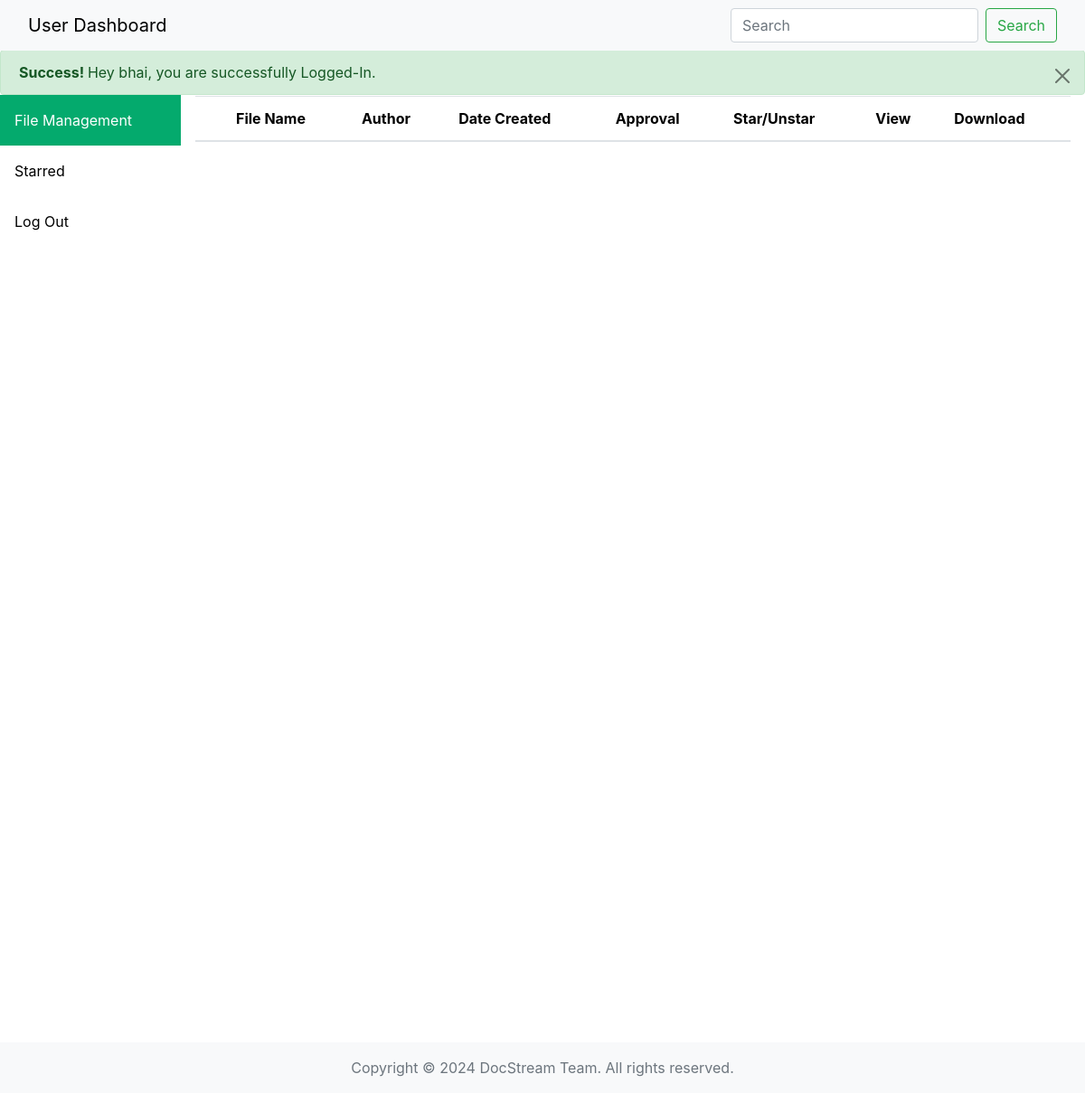
Page /user/user.php (signed in) on the earlier database version.
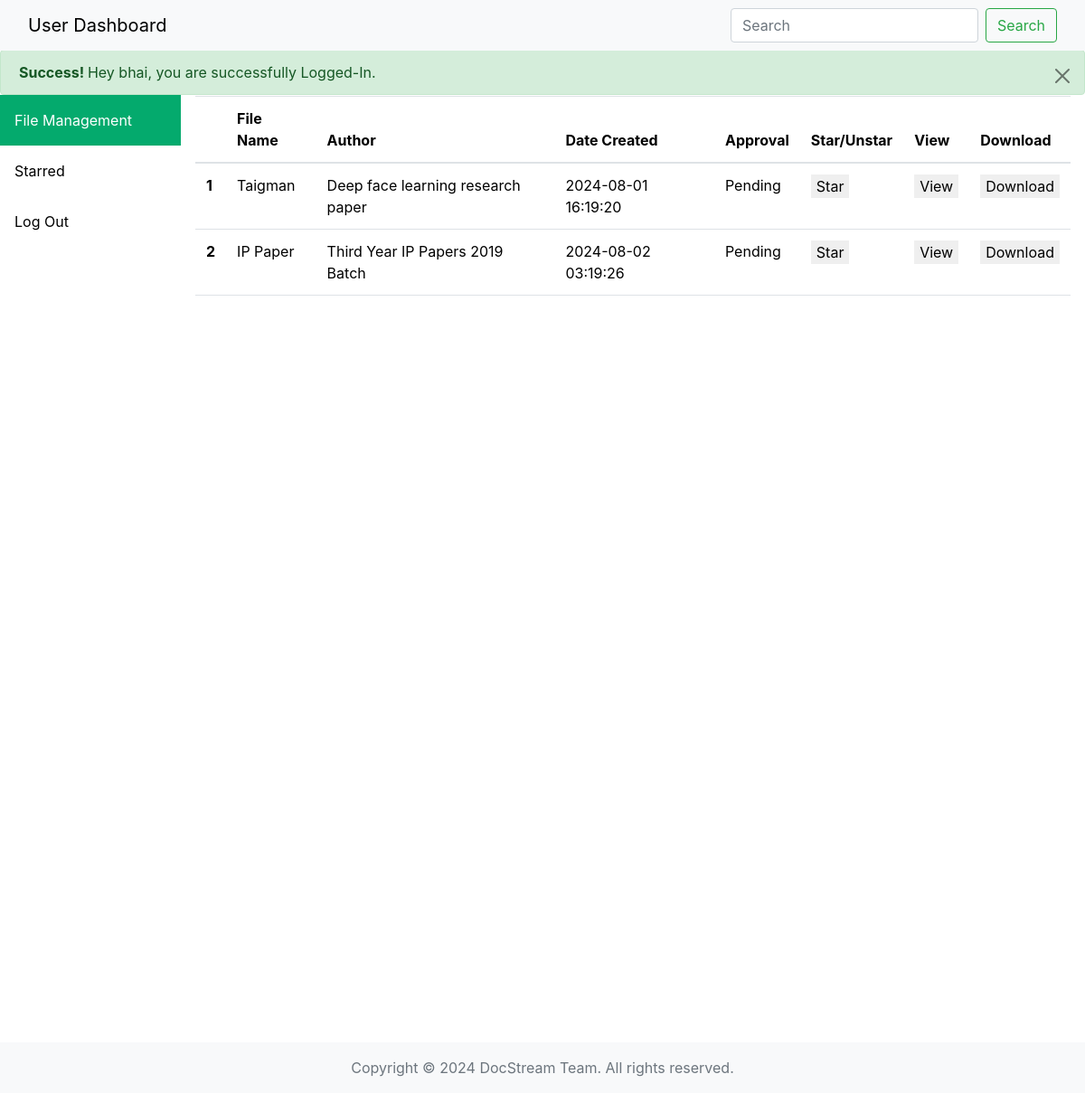
Same page on the later database version.
### tables this page shows
CREATE TABLE `access_control` (
  `access_id` int(11) NOT NULL,
  `user_id` int(11) DEFAULT NULL,
  `document_id` int(11) DEFAULT NULL,
  `access_type` enum('View Only','View and Download') DEFAULT NULL,
  `access_granted_by` int(11) DEFAULT NULL,
  `granted_date` timestamp NOT NULL DEFAULT current_timestamp()
);

CREATE TABLE `documents` (
  `document_id` int(11) NOT NULL,
  `title` varchar(255) NOT NULL,
  `description` text DEFAULT NULL,
  `file_path` varchar(255) NOT NULL,
  `file_type` varchar(50) NOT NULL,
  `upload_date` timestamp NOT NULL DEFAULT current_timestamp(),
  `uploaded_by` int(11) DEFAULT NULL,
  `status` enum('Active','Archived') DEFAULT 'Active'
);

CREATE TABLE `document_approvals` (
  `approval_id` int(11) NOT NULL,
  `document_id` int(11) DEFAULT NULL,
  `approved_by` int(11) DEFAULT NULL,
  `approval_date` timestamp NOT NULL DEFAULT current_timestamp(),
  `status` enum('Pending','Approved','Rejected') NOT NULL DEFAULT 'Pending'
);

### user/user.php (the view, shortened to what this page needs)
<!DOCTYPE html>
<html lang="en">
<head>
    <link rel="stylesheet" href="/DMS/user/user.css">
    <link href="https://cdn.jsdelivr.net/npm/bootstrap@5.3.3/dist/css/bootstrap.min.css" rel="stylesheet"
>
    <link rel="stylesheet" href="https://stackpath.bootstrapcdn.com/bootstrap/4.4.1/css/bootstrap.min.css">
    <link rel="stylesheet" href="//cdn.datatables.net/1.10.20/css/jquery.dataTables.min.css">
</head>
<body style="padding-top: 55px;">
    <?php
    include '../partials/_dbconnect.php';
    $servername = "127.0.0.1";
    $username = "root";
    try {
        $conn = new PDO("mysql:host=$servername;dbname=dms", $username);
        $conn->setAttribute(PDO::ATTR_ERRMODE, PDO::ERRMODE_EXCEPTION);
    } catch (PDOException $e) {
    }
    $user = $_SESSION['srno'];
    $sql = "SELECT document_id, access_type FROM access_control WHERE user_id=$user";
    $result = $conn->query($sql);
    ?>
    <?php
    $navbarTitle = "User Dashboard";
    $navbarHref = './user.php';
    require '/xampp/htdocs/dms/partials/_header.php';
    if (!$_SESSION['alert_shown2']) {
        echo '<div class="alert alert-success alert-dismissible fade show alert-top mb-0" role="alert"><strong>Success! </strong>
            Hey ' . $_SESSION['username'] . ', you are successfully Logged-In.<button type="button" class="btn-close" data-bs-dismiss="alert" aria-label="Close"></button></div>';
    }
    ?>
    <div class="sidebar">
        <a class="active" id="fileManagement" href="#fileManagement">File Management</a>
        <a id="Starred" href="#Starred">Starred</a>
        <a id="logout" href="../index.php">Log Out</a>
    </div>
    <div id="fileManagementSection">
        <div class="content">
            <table class="table" id="myTable">
                <thead>
                    <tr>
                        <th scope="col"></th>
                        <th scope="col">File Name</th>
                        <th scope="col">Author</th>
                        <th scope="col">Date Created</th>
                        <th scope="col">Approval</th>
                        <th scope="col">Star/Unstar</th>
                        <th scope="col">View</th>
                        <th scope="col">Download</th>
                    </tr>
                </thead>
                <tbody class="table-group-divider">
                    <?php
                    if ($result->rowCount() > 0) {
                        $no = 0;
                        while ($row = $result->fetch(PDO::FETCH_ASSOC)) {
                            $sql1 = "SELECT title, description, file_path, upload_date, uploaded_by FROM documents WHERE document_id= $row[document_id]";
                            $result1 = $conn->query($sql1);
                            $row1 = $result1->fetch(PDO::FETCH_ASSOC);
                            $no++;
                            echo "<tr>
                            <th scope='row'>$no</th>
                            <td>{$row1['title']}</td>
                            <td>{$row1['description']}</td>
                            <td>{$row1['upload_date']}</td>
                            <td>";
                            $sql2 = "SELECT status FROM document_approvals WHERE document_id= $row[document_id]";
                            $result2 = $conn->query($sql2);
                            $row2 = $result2->fetch(PDO::FETCH_ASSOC);
                            echo $row2['status'];
                            echo "</td>
                            <td>
                                <form action='toggle_star.php' method='POST' style='display:inline;'>
                                    <input type='hidden' name='document_id' value='{$row['document_id']}'>
                                    <button type='submit'>";
                            $starred_sql_check = "SELECT * FROM starred_documents WHERE user_id=$user AND document_id={$row['document_id']}";
                            $starred_check_result = $conn->query($starred_sql_check);
                            echo $starred_check_result->rowCount() > 0 ? 'Unstar' : 'Star';
                            echo "</button>
                                </form>
                            </td>
                            <td>
                                <form action='view_file.php' method='GET' style='display:inline;'>
                                    <input type='hidden' name='id' value='{$row1['file_path']}'>
                                    <button type='submit'>View</button>
                                </form>
                            </td>
                            <td>
                                <form action='download_file.php' method='GET' style='display:inline;'>
                                    <input type='hidden' name='new' value='{$row1['file_path']}'>
                                    <button type='submit'>Download</button>
                                </form>
                            </td>
                        </tr>";
                        }
                    }
                    ?>
                </tbody>
            </table>
        </div>
    </div>
    <?php
    require '/xampp/htdocs/dms/partials/_footer.php';
    ?>
</body>
</html>

### partials/_header.php
<?php
$navbarTitle = isset($navbarTitle) ? $navbarTitle : 'Dashboard';
$navbarHref = isset($navbarHref) ? $navbarHref : '../index.php';
echo '<nav class="navbar bg-body-tertiary fixed-top">
        <div class="container-fluid">
            <a class="navbar-brand myHeader" href="'. $navbarHref .'">' . $navbarTitle . '</a>
            <form class="d-flex" role="search">
                <input class="form-control me-2" type="search" placeholder="Search" aria-label="Search">
                <button class="btn btn-outline-success" type="submit">Search</button>
            </form>
        </div>
    </nav>';
?>

### partials/_footer.php
<?php
echo '<footer class="footer mb-0 py-3 bg-body-tertiary mt-5">
        <div class="text-center">
            <span class="text-muted">Copyright &copy; 2024 DocStream Team. All rights reserved.</span>
        </div>
    </footer>';
?>

### user/user.css (style rules this page uses)
button { border: none; }
.sidebar a.active { background-color: #1abc9c; color: white; }
.sidebar { margin: 0; padding: 0; width: 200px; position: fixed; height: 100%; overflow: auto; }
.sidebar a { display: block; color: black; padding: 16px; text-decoration: none; }
.sidebar a.active { background-color: #04AA6D; color: white; }
div.content { margin-left: 200px; padding: 1px 16px; height: 1000px; }

Differences in the rows shown:
added access_control: document.title "Taigman", document.description "Deep face learning research paper", document.upload_date "2024-08-01 16:19:20", document_approvals.status "Pending"
added access_control: document.title "IP Paper", document.description "Third Year IP Papers 2019 Batch", document.upload_date "2024-08-02 03:19:26", document_approvals.status "Pending"
